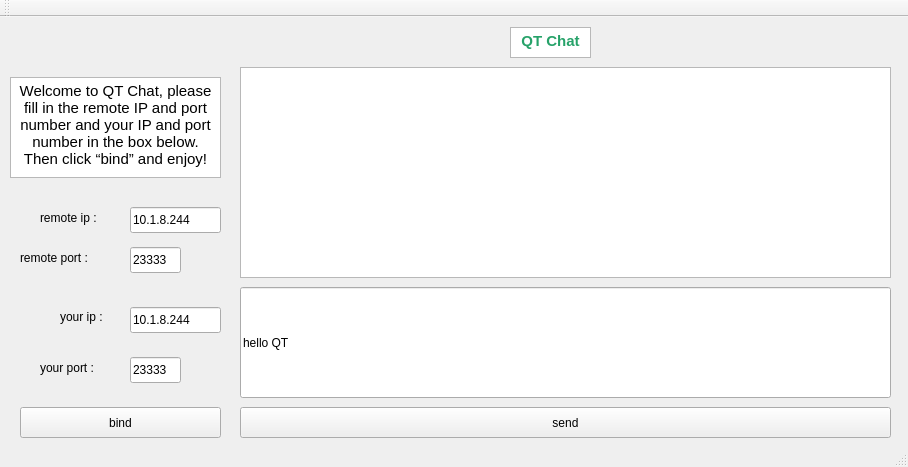
<?xml version="1.0" encoding="UTF-8"?>
<ui version="4.0">
 <class>ChatWnd</class>
 <widget class="QMainWindow" name="ChatWnd">
  <property name="geometry">
   <rect>
    <x>0</x>
    <y>0</y>
    <width>908</width>
    <height>467</height>
   </rect>
  </property>
  <property name="windowTitle">
   <string>ChatWnd</string>
  </property>
  <widget class="QWidget" name="centralWidget">
   <widget class="QTextEdit" name="textEdit">
    <property name="geometry">
     <rect>
      <x>240</x>
      <y>50</y>
      <width>651</width>
      <height>211</height>
     </rect>
    </property>
   </widget>
   <widget class="QPushButton" name="pBtnBind">
    <property name="geometry">
     <rect>
      <x>20</x>
      <y>390</y>
      <width>201</width>
      <height>31</height>
     </rect>
    </property>
    <property name="text">
     <string>bind</string>
    </property>
   </widget>
   <widget class="QLineEdit" name="lineEditLocalIP">
    <property name="geometry">
     <rect>
      <x>130</x>
      <y>290</y>
      <width>91</width>
      <height>26</height>
     </rect>
    </property>
    <property name="text">
     <string>10.1.8.244</string>
    </property>
   </widget>
   <widget class="QLineEdit" name="lineEditLocalPort">
    <property name="geometry">
     <rect>
      <x>130</x>
      <y>340</y>
      <width>51</width>
      <height>26</height>
     </rect>
    </property>
    <property name="text">
     <string>23333</string>
    </property>
   </widget>
   <widget class="QLabel" name="label">
    <property name="geometry">
     <rect>
      <x>60</x>
      <y>290</y>
      <width>61</width>
      <height>20</height>
     </rect>
    </property>
    <property name="text">
     <string>your ip :</string>
    </property>
   </widget>
   <widget class="QLabel" name="label_2">
    <property name="geometry">
     <rect>
      <x>40</x>
      <y>340</y>
      <width>81</width>
      <height>21</height>
     </rect>
    </property>
    <property name="text">
     <string>your port :</string>
    </property>
   </widget>
   <widget class="QLabel" name="label_3">
    <property name="geometry">
     <rect>
      <x>20</x>
      <y>230</y>
      <width>101</width>
      <height>21</height>
     </rect>
    </property>
    <property name="text">
     <string>remote port :</string>
    </property>
   </widget>
   <widget class="QLabel" name="label_4">
    <property name="geometry">
     <rect>
      <x>40</x>
      <y>190</y>
      <width>81</width>
      <height>21</height>
     </rect>
    </property>
    <property name="text">
     <string>remote ip :</string>
    </property>
   </widget>
   <widget class="QLineEdit" name="lineEditDestPort">
    <property name="geometry">
     <rect>
      <x>130</x>
      <y>230</y>
      <width>51</width>
      <height>26</height>
     </rect>
    </property>
    <property name="text">
     <string>23333</string>
    </property>
   </widget>
   <widget class="QLineEdit" name="lineEditDestIP">
    <property name="geometry">
     <rect>
      <x>130</x>
      <y>190</y>
      <width>91</width>
      <height>26</height>
     </rect>
    </property>
    <property name="text">
     <string>10.1.8.244</string>
    </property>
   </widget>
   <widget class="QLineEdit" name="lineEditTxt">
    <property name="geometry">
     <rect>
      <x>240</x>
      <y>270</y>
      <width>651</width>
      <height>111</height>
     </rect>
    </property>
    <property name="text">
     <string>hello QT</string>
    </property>
   </widget>
   <widget class="QPushButton" name="pBtnSend">
    <property name="geometry">
     <rect>
      <x>240</x>
      <y>390</y>
      <width>651</width>
      <height>31</height>
     </rect>
    </property>
    <property name="text">
     <string>send</string>
    </property>
   </widget>
   <widget class="QTextBrowser" name="textBrowser">
    <property name="geometry">
     <rect>
      <x>10</x>
      <y>60</y>
      <width>211</width>
      <height>101</height>
     </rect>
    </property>
    <property name="html">
     <string>&lt;!DOCTYPE HTML PUBLIC &quot;-//W3C//DTD HTML 4.0//EN&quot; &quot;http://www.w3.org/TR/REC-html40/strict.dtd&quot;&gt;
&lt;html&gt;&lt;head&gt;&lt;meta name=&quot;qrichtext&quot; content=&quot;1&quot; /&gt;&lt;meta charset=&quot;utf-8&quot; /&gt;&lt;style type=&quot;text/css&quot;&gt;
p, li { white-space: pre-wrap; }
hr { height: 1px; border-width: 0; }
li.unchecked::marker { content: &quot;\2610&quot;; }
li.checked::marker { content: &quot;\2612&quot;; }
&lt;/style&gt;&lt;/head&gt;&lt;body style=&quot; font-family:'Ubuntu Sans'; font-size:11pt; font-weight:400; font-style:normal;&quot;&gt;
&lt;p align=&quot;center&quot; style=&quot; margin-top:0px; margin-bottom:0px; margin-left:0px; margin-right:0px; -qt-block-indent:0; text-indent:0px;&quot;&gt;Welcome to QT Chat, please fill in the remote IP and port number and your IP and port number in the box below. Then click “bind” and enjoy!&lt;/p&gt;&lt;/body&gt;&lt;/html&gt;</string>
    </property>
   </widget>
   <widget class="QTextBrowser" name="textBrowser_2">
    <property name="geometry">
     <rect>
      <x>510</x>
      <y>10</y>
      <width>81</width>
      <height>31</height>
     </rect>
    </property>
    <property name="html">
     <string>&lt;!DOCTYPE HTML PUBLIC &quot;-//W3C//DTD HTML 4.0//EN&quot; &quot;http://www.w3.org/TR/REC-html40/strict.dtd&quot;&gt;
&lt;html&gt;&lt;head&gt;&lt;meta name=&quot;qrichtext&quot; content=&quot;1&quot; /&gt;&lt;meta charset=&quot;utf-8&quot; /&gt;&lt;style type=&quot;text/css&quot;&gt;
p, li { white-space: pre-wrap; }
hr { height: 1px; border-width: 0; }
li.unchecked::marker { content: &quot;\2610&quot;; }
li.checked::marker { content: &quot;\2612&quot;; }
&lt;/style&gt;&lt;/head&gt;&lt;body style=&quot; font-family:'Ubuntu Sans'; font-size:11pt; font-weight:400; font-style:normal;&quot;&gt;
&lt;p align=&quot;center&quot; style=&quot; margin-top:12px; margin-bottom:12px; margin-left:0px; margin-right:0px; -qt-block-indent:0; text-indent:0px;&quot;&gt;&lt;span style=&quot; font-weight:700; color:#26a269;&quot;&gt;QT Chat&lt;/span&gt;&lt;/p&gt;&lt;/body&gt;&lt;/html&gt;</string>
    </property>
   </widget>
  </widget>
  <widget class="QToolBar" name="mainToolBar">
   <attribute name="toolBarArea">
    <enum>TopToolBarArea</enum>
   </attribute>
   <attribute name="toolBarBreak">
    <bool>false</bool>
   </attribute>
  </widget>
  <widget class="QStatusBar" name="statusBar"/>
 </widget>
 <layoutdefault spacing="6" margin="11"/>
 <resources/>
 <connections/>
</ui>
